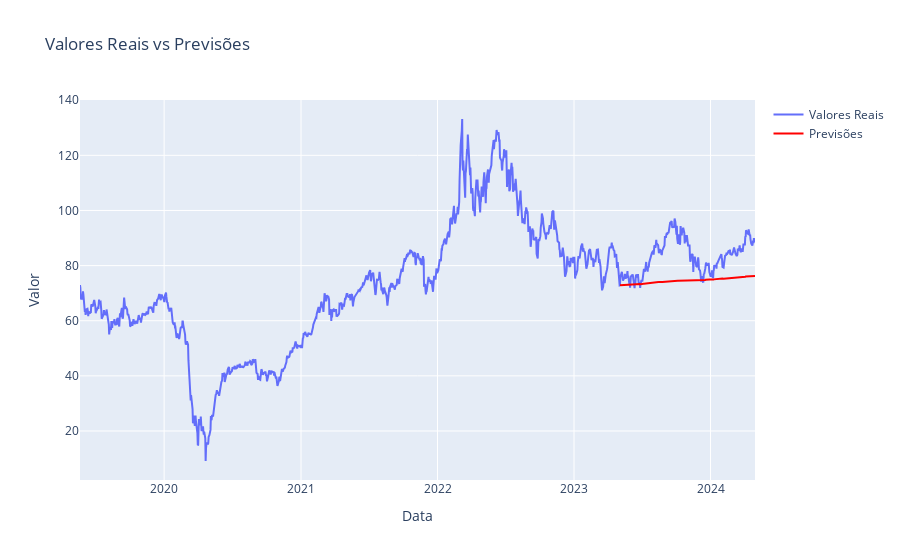

The notebook cell this image was saved under:
### Markdown cell above
________________________________________________________________________________
## Plot com os dados e previsões

### Code cell
import plotly.graph_objects as go

# Criar a figura
fig = go.Figure()

# Adicionar os valores reais e as previsões ao gráfico
fig.add_trace(go.Scatter(x=df_novo.index, y=df_novo['preco_venda'], mode='lines', name='Valores Reais'))
fig.add_trace(go.Scatter(x=df_novo.index[train_size:], y=predictions, mode='lines', name='Previsões', line=dict(color='red')))

# Atualizar o layout
fig.update_layout(title='Valores Reais vs Previsões',
                  xaxis_title='Data',
                  yaxis_title='Valor')

# Mostrar o gráfico
fig.show()

### Figure 1 — Plotly figure (JSON) as saved in the notebook; plotly's stock layout.template omitted (floating-point values rounded to 4 significant figures; data arrays with more than 128 entries replaced by an {"elided": "..."} marker saying what was removed)
{"data": [{"mode": "lines", "name": "Valores Reais", "type": "scatter", "x": {"elided": "1290 str values"}, "y": {"elided": "1290 float values"}}, {"line": {"color": "red"}, "mode": "lines", "name": "Previsões", "type": "scatter", "x": {"elided": "258 str values"}, "y": {"elided": "258 float values"}}], "layout": {"title": {"text": "Valores Reais vs Previsões"}, "xaxis": {"title": {"text": "Data"}}, "yaxis": {"title": {"text": "Valor"}}}}
